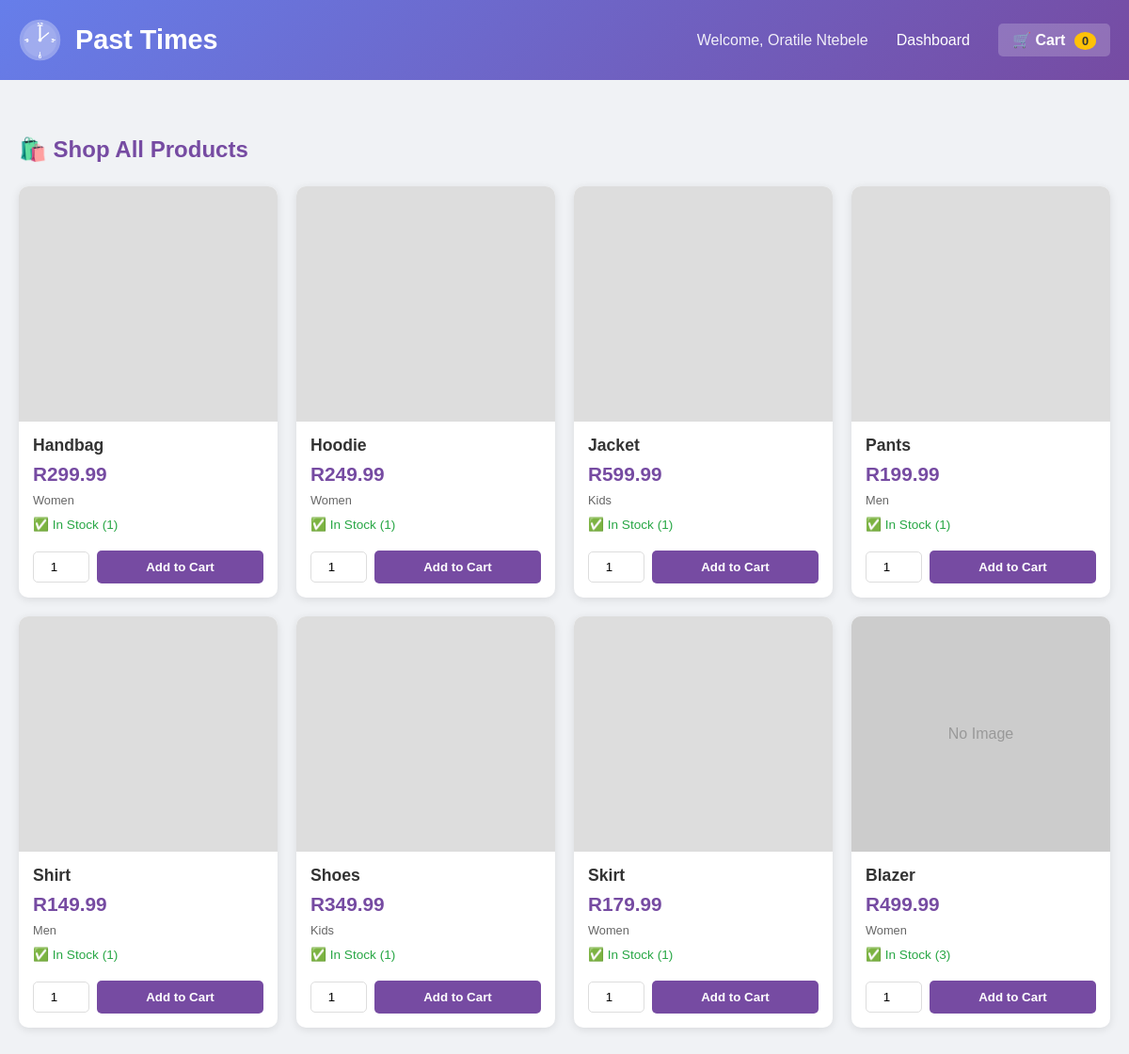
Screenshot of /shop.php (signed in) with the database file from the repository.
### tables this page shows
CREATE TABLE IF NOT EXISTS `clothing` (
  `clothing_id` int(11) NOT NULL AUTO_INCREMENT,
  `name` varchar(200) NOT NULL,
  `category` varchar(50) NOT NULL,
  `price` decimal(10,2) NOT NULL,
  `stock` int(11) DEFAULT 0,
  `description` text DEFAULT NULL,
  `image_url` varchar(500) DEFAULT NULL,
  `created_at` timestamp NOT NULL DEFAULT current_timestamp(),
  PRIMARY KEY (`clothing_id`)
);

### shop.php (the view, shortened to what this page needs)
<?php
include 'DBConn.php';
$clothing = mysqli_query($conn, "SELECT * FROM clothing WHERE stock > 0 ORDER BY created_at DESC");
$cart_count = count($_SESSION['cart'] ?? []);
?>
<!DOCTYPE html>
<html lang="en">
<head>
</head>
<body>
    <div class="header">
        <div class="header-left">
            <div class="header-logo-icon">
                <svg width="45" height="45" viewBox="0 0 60 60" xmlns="http://www.w3.org/2000/svg">
                    <text x="30" y="10" text-anchor="middle" font-size="8" fill="white" font-weight="bold">12</text>
                    <text x="48" y="33" text-anchor="middle" font-size="8" fill="white" font-weight="bold">3</text>
                    <text x="30" y="56" text-anchor="middle" font-size="8" fill="white" font-weight="bold">6</text>
                    <text x="12" y="33" text-anchor="middle" font-size="8" fill="white" font-weight="bold">9</text>
                </svg>
            </div>
            <h1>Past Times</h1>
        </div>
        <div class="header-right">
            <?php if(isset($_SESSION['user_id'])): ?>
                <span class="welcome-text">Welcome, <?php echo htmlspecialchars($_SESSION['user_name']); ?></span>
                <a href="dashboard.php">Dashboard</a>
            <?php else: ?>
                <a href="index.php">Login</a>
            <?php endif; ?>
            <a href="cart.php" class="cart-btn">🛒 Cart <span class="cart-count"><?php echo $cart_count; ?></span></a>
        </div>
    </div>
    <div class="container">
        <h2>🛍️ Shop All Products</h2>
        <?php if (mysqli_num_rows($clothing) > 0): ?>
        <div class="products-grid">
            <?php while($item = mysqli_fetch_assoc($clothing)): ?>
                <div class="product-card-wrapper">
                    <a href="product_details.php?id=<?php echo $item['clothing_id']; ?>"
                       style="text-decoration: none; color: inherit;">
                        <div class="product-image" style="background-image: url('<?php echo htmlspecialchars($item['image_url'] ?: 'https://via.placeholder.com/300x300?text=No+Image'); ?>');">
                            <?php if(!$item['image_url']): ?>
                                <span style="color: #999;">No Image</span>
                            <?php endif; ?>
                        </div>
                        <div class="product-info-top">
                            <div class="product-name"><?php echo htmlspecialchars($item['name']); ?></div>
                            <div class="product-price">R<?php echo number_format($item['price'], 2); ?></div>
                            <div class="product-category"><?php echo ucfirst($item['category']); ?></div>
                            <div class="product-stock">✅ In Stock (<?php echo $item['stock']; ?>)</div>
                        </div>
                    </a>
                    <div class="product-info-bottom">
                        <form method="POST" action="add_to_cart.php" class="add-to-cart-form">
                            <input type="number" name="quantity" value="1" min="1" max="<?php echo $item['stock']; ?>" class="quantity-input">
                            <button type="submit" class="btn-add">Add to Cart</button>
                        </form>
                    </div>
                </div>
            <?php endwhile; ?>
        </div>
        <?php endif; ?>
    </div>
</body>
</html>

### shop.php (style rules this page uses)
* { margin: 0; padding: 0; box-sizing: border-box; }
body { font-family: Arial, sans-serif; background: #f0f2f5; }
.header { background: linear-gradient(135deg, #667eea 0%, #764ba2 100%); color: white; padding: 20px; display: flex; justify-content: space-between; align-items: center; }
.header-left { display: flex; align-items: center; gap: 15px; }
.header-logo-icon { width: 45px; height: 45px; display: flex; align-items: center; justify-content: center; }
.header-logo-icon svg { width: 100%; height: auto; }
.header h1 { font-size: 1.8em; display: flex; align-items: center; gap: 10px; }
.header-right { display: flex; align-items: center; gap: 15px; }
.header-right a { color: white; text-decoration: none; padding: 8px 15px; border-radius: 5px; transition: background 0.3s; }
.cart-btn { background: rgba(255,255,255,0.2); padding: 10px 20px; border-radius: 25px; font-weight: bold; }
.cart-count { background: #ffc107; color: #333; padding: 2px 8px; border-radius: 50%; font-size: 0.8em; margin-left: 5px; }
.container { max-width: 1200px; margin: 40px auto; padding: 20px; }
.products-grid { display: grid; grid-template-columns: repeat(auto-fill, minmax(250px, 1fr)); gap: 20px; }
.product-card-wrapper { background: white; border-radius: 10px; overflow: hidden; box-shadow: 0 2px 10px rgba(0,0,0,0.1); transition: transform 0.3s; display: flex; flex-direction: column; }
.product-info-top { padding: 15px 15px 5px 15px; flex: 1; }
.product-info-bottom { padding: 5px 15px 15px 15px; }
.product-image { height: 250px; background: #ddd; background-size: cover; background-position: center; display: flex; align-items: center; justify-content: center; cursor: pointer; }
.product-name { font-weight: bold; font-size: 1.1em; margin-bottom: 8px; color: #333; }
.product-price { color: #764ba2; font-weight: bold; font-size: 1.3em; margin-bottom: 8px; }
.product-category { font-size: 0.8em; color: #666; margin-bottom: 10px; }
.product-stock { font-size: 0.85em; color: #28a745; margin-bottom: 10px; }
.add-to-cart-form { display: flex; gap: 8px; align-items: center; }
.quantity-input { width: 60px; padding: 8px; border: 1px solid #ddd; border-radius: 5px; text-align: center; }
.btn-add { flex: 1; background: #764ba2; color: white; padding: 10px; border: none; border-radius: 5px; cursor: pointer; font-weight: bold; transition: background 0.3s; }
.welcome-text { opacity: 0.9; }
h2 { color: #764ba2; margin-bottom: 25px; }

### rows the page displays
clothing: name "Handbag", price "299.99", category "Women", stock "1", quantity "1"
clothing: name "Hoodie", price "249.99", category "Women", stock "1", quantity "1"
clothing: name "Jacket", price "599.99", category "Kids", stock "1", quantity "1"
clothing: name "Pants", price "199.99", category "Men", stock "1", quantity "1"
clothing: name "Shirt", price "149.99", category "Men", stock "1", quantity "1"
clothing: name "Shoes", price "349.99", category "Kids", stock "1", quantity "1"
clothing: name "Skirt", price "179.99", category "Women", stock "1", quantity "1"
clothing: image_url "No Image", name "Blazer", price "499.99", category "Women", stock "3"

### other values shown
$_SESSION['user_name'] "Oratile Ntebele"
$cart_count "0"
